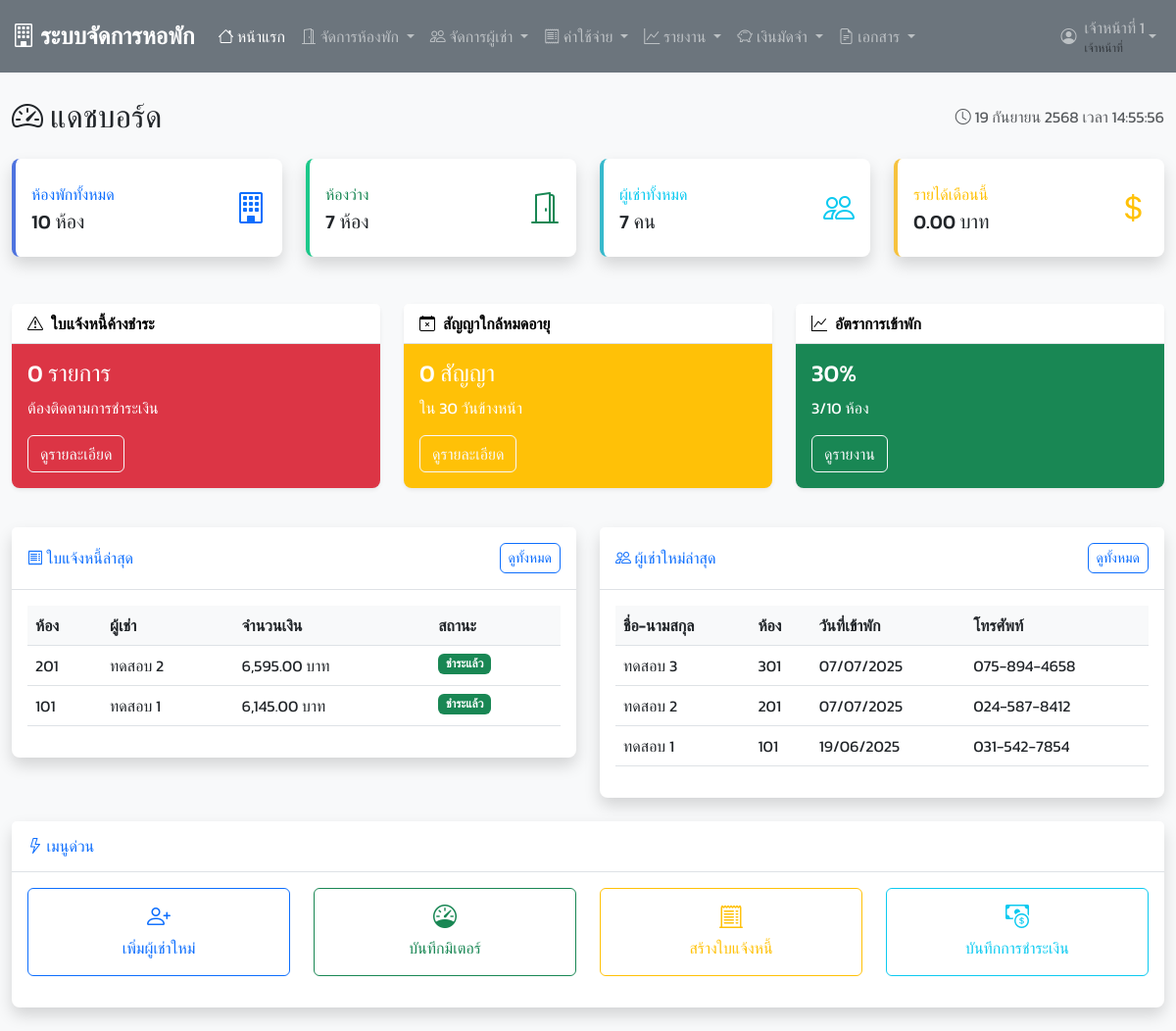
/ (signed in), run on the app's committed database.
### tables this page shows
CREATE TABLE `invoices` (
  `invoice_id` int(11) NOT NULL,
  `contract_id` int(11) DEFAULT NULL,
  `invoice_month` char(7) NOT NULL,
  `room_rent` decimal(10,2) NOT NULL,
  `water_charge` decimal(10,2) DEFAULT 0.00,
  `electric_charge` decimal(10,2) DEFAULT 0.00,
  `other_charges` decimal(10,2) DEFAULT 0.00,
  `other_charges_description` text DEFAULT NULL,
  `discount` decimal(10,2) DEFAULT 0.00,
  `total_amount` decimal(10,2) NOT NULL,
  `due_date` date NOT NULL,
  `invoice_status` enum('pending','paid','overdue','cancelled') DEFAULT 'pending',
  `payment_date` date DEFAULT NULL,
  `created_at` timestamp NOT NULL DEFAULT current_timestamp()
);

CREATE TABLE `rooms` (
  `room_id` int(11) NOT NULL,
  `room_number` varchar(10) NOT NULL,
  `room_type` enum('single','double','triple') NOT NULL,
  `monthly_rent` decimal(10,2) NOT NULL,
  `deposit` decimal(10,2) NOT NULL,
  `room_status` enum('available','occupied','maintenance') DEFAULT 'available',
  `floor_number` int(11) DEFAULT NULL,
  `room_description` text DEFAULT NULL,
  `created_at` timestamp NOT NULL DEFAULT current_timestamp()
);

CREATE TABLE `tenants` (
  `tenant_id` int(11) NOT NULL,
  `first_name` varchar(50) NOT NULL,
  `last_name` varchar(50) NOT NULL,
  `phone` varchar(15) NOT NULL,
  `email` varchar(100) DEFAULT NULL,
  `id_card` varchar(20) NOT NULL,
  `address` text DEFAULT NULL,
  `emergency_contact` varchar(100) DEFAULT NULL,
  `emergency_phone` varchar(15) DEFAULT NULL,
  `tenant_status` enum('active','inactive') DEFAULT 'active',
  `created_at` timestamp NOT NULL DEFAULT current_timestamp()
);

CREATE TABLE `contracts` (
  `contract_id` int(11) NOT NULL,
  `tenant_id` int(11) DEFAULT NULL,
  `room_id` int(11) DEFAULT NULL,
  `contract_start` date NOT NULL,
  `contract_end` date NOT NULL,
  `monthly_rent` decimal(10,2) NOT NULL,
  `deposit_paid` decimal(10,2) NOT NULL,
  `deposit_status` enum('pending','partial','full') DEFAULT 'pending',
  `deposit_due_date` date DEFAULT NULL,
  `contract_status` enum('active','expired','terminated') DEFAULT 'active',
  `special_conditions` text DEFAULT NULL,
  `created_at` timestamp NOT NULL DEFAULT current_timestamp()
);

### index.php (the view, shortened to what the rows shown need)
<?php
require_once 'includes/header.php';
try {
    $stmt = $pdo->prepare("
        SELECT i.*, r.room_number, t.first_name, t.last_name
        FROM invoices i
        JOIN contracts c ON i.contract_id = c.contract_id
        JOIN rooms r ON c.room_id = r.room_id
        JOIN tenants t ON c.tenant_id = t.tenant_id
        ORDER BY i.created_at DESC
        LIMIT 5
    ");
    $stmt->execute();
    $recent_invoices = $stmt->fetchAll();
    $stmt = $pdo->prepare("
        SELECT t.*, r.room_number, c.contract_start
        FROM tenants t
        JOIN contracts c ON t.tenant_id = c.tenant_id
        JOIN rooms r ON c.room_id = r.room_id
        WHERE c.contract_status = 'active'
        ORDER BY c.created_at DESC
        LIMIT 5
    ");
    $stmt->execute();
    $recent_tenants = $stmt->fetchAll();
} catch(PDOException $e) {
    echo "Error: " . $e->getMessage();
}
?>
<div class="container-fluid mt-4">
    <div class="row">
        <div class="col-12">
            <div class="d-flex justify-content-between align-items-center mb-4">
                <h2 class="mb-0">
                    <i class="bi bi-speedometer2"></i>
                    แดชบอร์ด
                </h2>
            </div>
        </div>
    </div>
    <div class="row">
        <div class="col-lg-6 mb-4">
            <div class="card shadow">
                <div class="card-body">
                    <?php if (empty($recent_invoices)): ?>
                        <div class="text-center text-muted py-3">
                            <i class="bi bi-inbox fs-1"></i>
                            <p class="mt-2">ไม่มีใบแจ้งหนี้</p>
                        </div>
                    <?php else: ?>
                        <div class="table-responsive">
                            <table class="table table-hover">
                                <thead>
                                    <tr>
                                        <th>ห้อง</th>
                                        <th>ผู้เช่า</th>
                                        <th>จำนวนเงิน</th>
                                        <th>สถานะ</th>
                                    </tr>
                                </thead>
                                <tbody>
                                    <?php foreach ($recent_invoices as $invoice): ?>
                                        <tr>
                                            <td><?php echo $invoice['room_number']; ?></td>
                                            <td><?php echo $invoice['first_name'] . ' ' . $invoice['last_name']; ?></td>
                                            <td><?php echo formatCurrency($invoice['total_amount']); ?></td>
                                            <td>
                                                <?php
                                                $status_class = '';
                                                $status_text = '';
                                                switch ($invoice['invoice_status']) {
                                                    case 'paid':
                                                        $status_class = 'bg-success';
                                                        $status_text = 'ชำระแล้ว';
                                                        break;
                                                }
                                                ?>
                                                <span class="badge <?php echo $status_class; ?>">
                                                    <?php echo $status_text; ?>
                                                </span>
                                            </td>
                                        </tr>
                                    <?php endforeach; ?>
                                </tbody>
                            </table>
                        </div>
                    <?php endif; ?>
                </div>
            </div>
        </div>
        <div class="col-lg-6 mb-4">
            <div class="card shadow">
                <div class="card-body">
                    <?php if (empty($recent_tenants)): ?>
                        <div class="text-center text-muted py-3">
                            <i class="bi bi-person-plus fs-1"></i>
                            <p class="mt-2">ไม่มีผู้เช่าใหม่</p>
                        </div>
                    <?php else: ?>
                        <div class="table-responsive">
                            <table class="table table-hover">
                                <thead>
                                    <tr>
                                        <th>ชื่อ-นามสกุล</th>
                                        <th>ห้อง</th>
                                        <th>วันที่เข้าพัก</th>
                                        <th>โทรศัพท์</th>
                                    </tr>
                                </thead>
                                <tbody>
                                    <?php foreach ($recent_tenants as $tenant): ?>
                                        <tr>
                                            <td><?php echo $tenant['first_name'] . ' ' . $tenant['last_name']; ?></td>
                                            <td><?php echo $tenant['room_number']; ?></td>
                                            <td><?php echo formatDate($tenant['contract_start']); ?></td>
                                            <td><?php echo $tenant['phone']; ?></td>
                                        </tr>
                                    <?php endforeach; ?>
                                </tbody>
                            </table>
                        </div>
                    <?php endif; ?>
                </div>
            </div>
        </div>
    </div>
</div>
<?php include 'includes/footer.php'; ?>

### data on the page
invoices: rooms.room_number "201", tenants.first_name "ทดสอบ", tenants.last_name "2", total_amount "6,595.00 บาท", invoice_status "ชำระแล้ว"
invoices: rooms.room_number "101", tenants.first_name "ทดสอบ", tenants.last_name "1", total_amount "6,145.00 บาท", invoice_status "ชำระแล้ว"
contracts: tenant.first_name "ทดสอบ", tenant.last_name "3", room.room_number "301", contract_start "07/07/2025", tenant.phone "075-894-4658"
contracts: tenant.first_name "ทดสอบ", tenant.last_name "2", room.room_number "201", contract_start "07/07/2025", tenant.phone "024-587-8412"
contracts: tenant.first_name "ทดสอบ", tenant.last_name "1", room.room_number "101", contract_start "19/06/2025", tenant.phone "031-542-7854"

### other printed values
$_SESSION['full_name'] "เจ้าหน้าที่ 1"
$total_rooms "10"
$available_rooms "7"
$total_tenants "7"
formatCurrency($monthly_income) "0.00 บาท"
$overdue_invoices "0"
$expiring_contracts "0"
$occupied_rooms "3"
